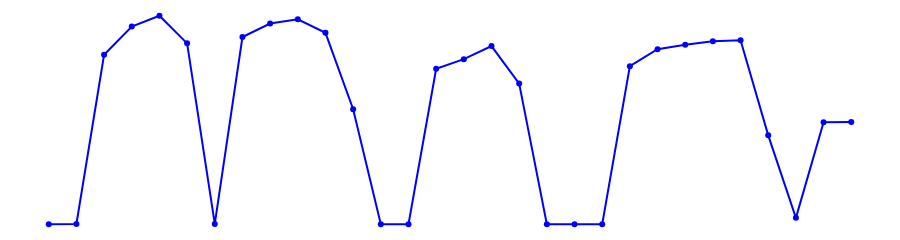
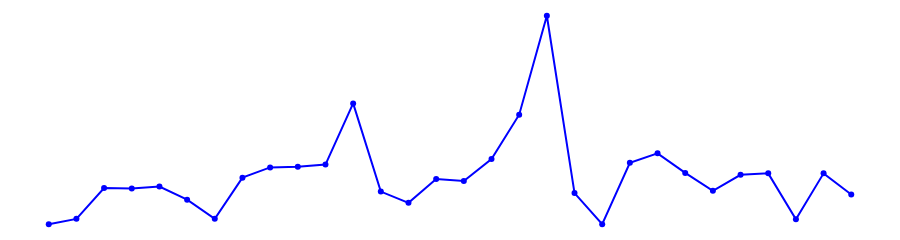

Notebook code for these charts, in order:
### Code cell
# cSpell: disable=invalid-name
def line_graph(df: pd.DataFrame, indicator: str):
    # Converter 'data_registro' para datetime e criar uma nova coluna 'data_turno'

    df["data_registro"] = pd.to_datetime(df["data_registro"])

    df["data_turno"] = df["data_registro"].dt.strftime("%Y-%m-%d")

    # Agrupar por 'data_turno' e 'turno' e calcular a média da eficiência

    df_grouped = df.groupby(["data_turno"])[indicator].mean().reset_index()

    # Multiplicar a eficiência por 100 para converter para porcentagem

    df_grouped[indicator] = df_grouped[indicator] * 100

    # Criar o gráfico

    fig = go.Figure(
        go.Scatter(
            x=df_grouped["data_turno"],
            y=df_grouped[indicator],
            mode="lines+markers",
            line=dict(color="blue"),
            marker=dict(color="blue"),
            hovertemplate="<i>Dia</i>: %{x}" + "<br><b>Porcentagem</b>: %{y:.1f}<br>",
            hoverinfo="skip",
        )
    )

    fig.update_layout(
        showlegend=False,
        plot_bgcolor="white",
        xaxis=dict(showticklabels=False),  # Esconde os valores do eixo x
        yaxis=dict(showticklabels=False),
        margin=dict(t=0, b=0, l=0, r=0),
        # height=None, # removido apenas para visualização no jupyter
        # autosize=True, # removido apenas para visualização no jupyter
        height=200,  # apenas para visualização no jupyter
    )

    fig.show()


line_graph(df_eff, "eficiencia")


line_graph(df_perf, "performance")


line_graph(df_reparos, "reparo")

### Figure 1 — Plotly figure (JSON) as saved in the notebook; plotly's stock layout.template omitted (floating-point values rounded to 4 significant figures)
{"data": [{"hoverinfo": "skip", "hovertemplate": "<i>Dia</i>: %{x}<br><b>Porcentagem</b>: %{y:.1f}<br>", "line": {"color": "blue"}, "marker": {"color": "blue"}, "mode": "lines+markers", "type": "scatter", "x": ["2024-01-01", "2024-01-02", "2024-01-03", "2024-01-04", "2024-01-05", "2024-01-06", "2024-01-07", "2024-01-08", "2024-01-09", "2024-01-10", "2024-01-11", "2024-01-12", "2024-01-13", "2024-01-14", "2024-01-15", "2024-01-16", "2024-01-17", "2024-01-18", "2024-01-19", "2024-01-20", "2024-01-21", "2024-01-22", "2024-01-23", "2024-01-24", "2024-01-25", "2024-01-26", "2024-01-27", "2024-01-28", "2024-01-29", "2024-01-30"], "y": [0, 0.09687, 46.8, 54.59, 57.58, 49.95, 0.07674, 51.72, 55.43, 56.61, 52.86, 31.77, 0, 0.004032, 42.94, 45.6, 49.21, 38.84, 0.004169, 0, 0.03326, 43.66, 48.32, 49.56, 50.52, 50.83, 24.55, 1.765, 28.2, 28.26]}], "layout": {"height": 200, "margin": {"b": 0, "l": 0, "r": 0, "t": 0}, "plot_bgcolor": "white", "showlegend": false, "xaxis": {"showticklabels": false}, "yaxis": {"showticklabels": false}}}

### Figure 2 — Plotly figure (JSON) as saved in the notebook; plotly's stock layout.template omitted (floating-point values rounded to 4 significant figures)
{"data": [{"hoverinfo": "skip", "hovertemplate": "<i>Dia</i>: %{x}<br><b>Porcentagem</b>: %{y:.1f}<br>", "line": {"color": "blue"}, "marker": {"color": "blue"}, "mode": "lines+markers", "type": "scatter", "x": ["2024-01-01", "2024-01-02", "2024-01-03", "2024-01-04", "2024-01-05", "2024-01-06", "2024-01-07", "2024-01-08", "2024-01-09", "2024-01-10", "2024-01-11", "2024-01-12", "2024-01-13", "2024-01-14", "2024-01-15", "2024-01-16", "2024-01-17", "2024-01-18", "2024-01-19", "2024-01-20", "2024-01-21", "2024-01-22", "2024-01-23", "2024-01-24", "2024-01-25", "2024-01-26", "2024-01-27", "2024-01-28", "2024-01-29", "2024-01-30"], "y": [0, 2.321, 15.58, 15.45, 16.26, 10.59, 2.331, 20.1, 24.51, 24.74, 25.73, 52.1, 14.09, 9.231, 19.48, 18.62, 28.08, 47.22, 89.89, 13.42, 0, 26.51, 30.57, 22.13, 14.41, 21.33, 21.94, 2.158, 21.94, 12.8]}], "layout": {"height": 200, "margin": {"b": 0, "l": 0, "r": 0, "t": 0}, "plot_bgcolor": "white", "showlegend": false, "xaxis": {"showticklabels": false}, "yaxis": {"showticklabels": false}}}
